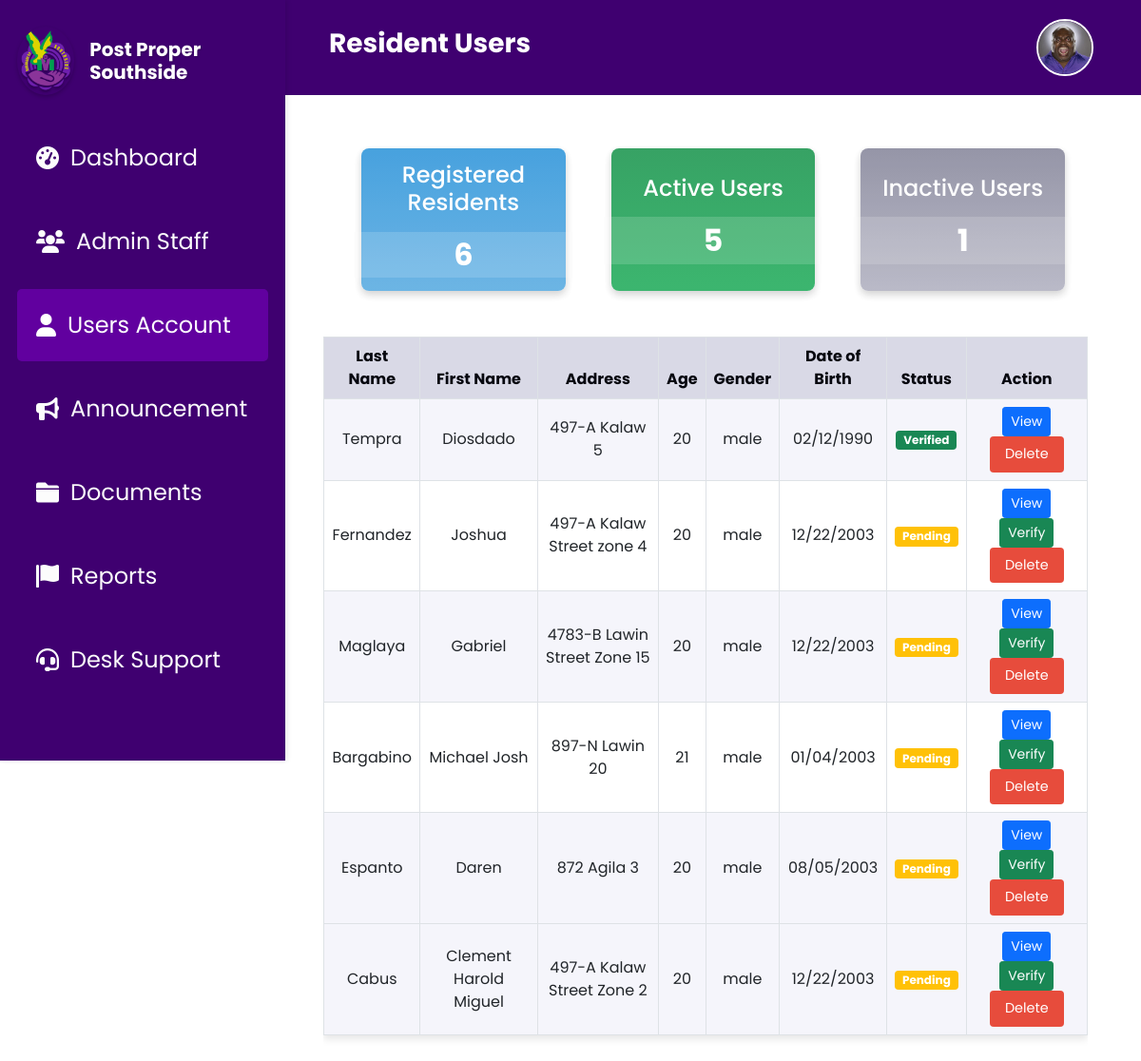
Page /users.php (signed in) on the earlier database version.
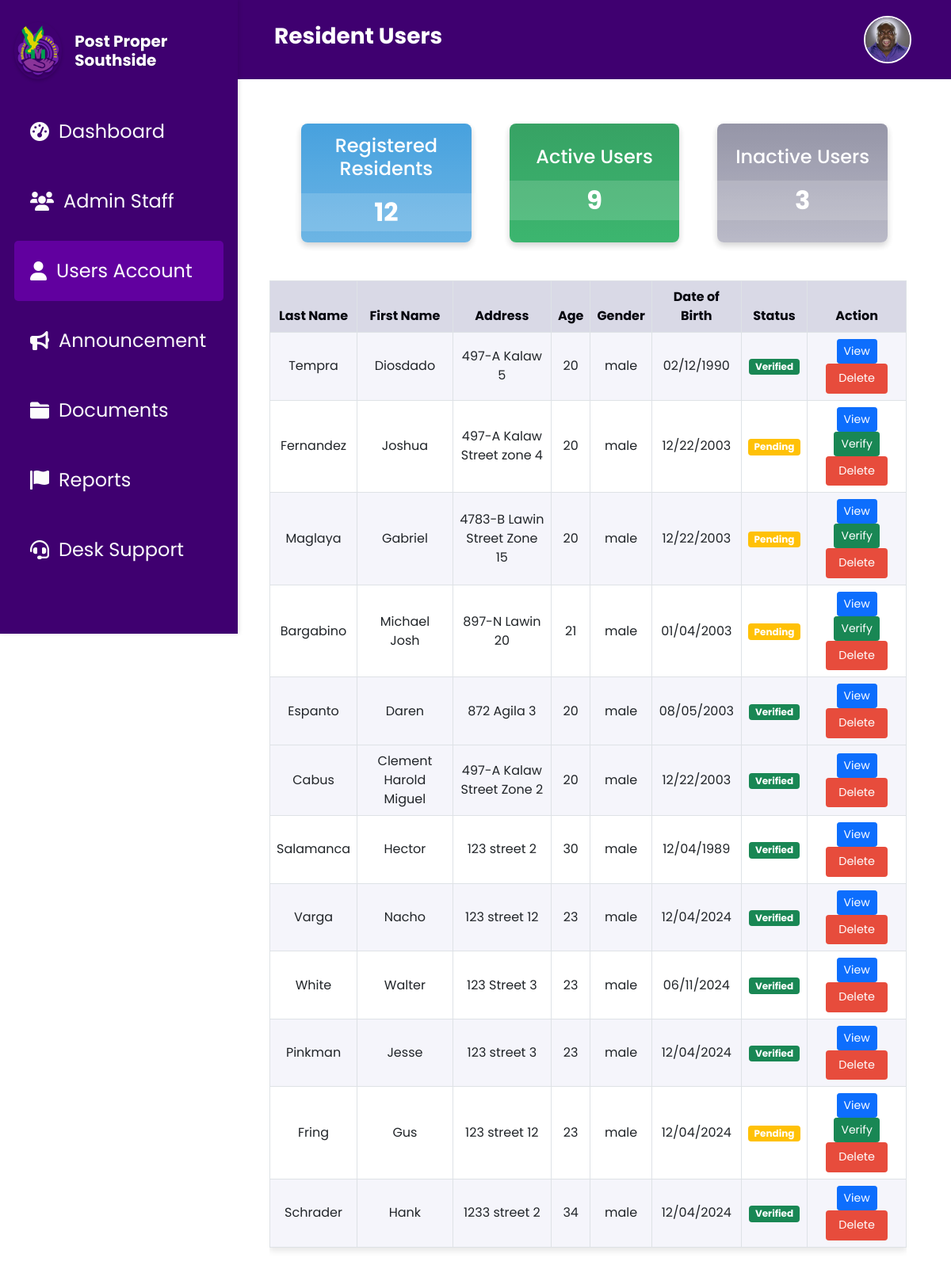
Same page on the later database version.
### tables this page shows
CREATE TABLE `user_accounts` (
  `id` int(11) NOT NULL,
  `firstName` varchar(50) NOT NULL,
  `lastName` varchar(50) NOT NULL,
  `username` varchar(50) NOT NULL,
  `age` int(11) DEFAULT NULL,
  `gender` enum('male','female') NOT NULL,
  `adrHouseNo` varchar(10) DEFAULT NULL,
  `adrZone` varchar(20) DEFAULT NULL,
  `adrStreet` varchar(100) DEFAULT NULL,
  `birthday` varchar(255) DEFAULT NULL,
  `password` varchar(255) NOT NULL,
  `user_profile_picture` longtext NOT NULL,
  `last_active` timestamp NULL DEFAULT NULL,
  `full_name` varchar(255) GENERATED ALWAYS AS (concat(`firstName`,' ',`lastName`)) STORED,
  `status` enum('pending','verified','rejected') NOT NULL DEFAULT 'pending',
  `user_valid_id` longtext DEFAULT NULL,
  `user_valid_id_back` longtext DEFAULT NULL
);

### users.php (the view, shortened to what this page needs)
<?php
include 'db.php';
$inactiveThreshold = date('Y-m-d H:i:s', strtotime('-30 days'));
try {
    $sql = "SELECT id, firstName, lastName, age, gender, adrHouseNo, adrZone, adrStreet, birthday, status FROM user_accounts";
    $stmt = $conn->prepare($sql);
    $stmt->execute();
    $users = $stmt->fetchAll(PDO::FETCH_ASSOC);
    $registeredResidentsQuery = "SELECT COUNT(*) AS count FROM user_accounts";
    $registeredResidentsResult = $conn->query($registeredResidentsQuery)->fetch(PDO::FETCH_ASSOC);
    $registeredResidentsCount = $registeredResidentsResult['count'];
    $activeUsersQuery = "SELECT COUNT(*) AS count FROM user_accounts
                        WHERE last_active >= :threshold";
    $stmt = $conn->prepare($activeUsersQuery);
    $stmt->bindParam(':threshold', $inactiveThreshold);
    $stmt->execute();
    $activeUsersResult = $stmt->fetch(PDO::FETCH_ASSOC);
    $activeUsersCount = $activeUsersResult['count'];
    $inactiveUsersCount = $registeredResidentsCount - $activeUsersCount;
} catch (PDOException $e) {
    echo "Error: " . $e->getMessage();
    exit;
}
?>
<!DOCTYPE html>
<html lang="en">
<head>
    <link rel="stylesheet" href="css/users.css">
    <link rel="stylesheet" href="https://cdn.jsdelivr.net/npm/bootstrap@5.0.2/dist/css/bootstrap.min.css">
</head>
<body>
<?php
    $pageTitle = "Resident Users";
    include 'header.php';
    include 'sidebar.php';
?>
<div class="main-content">
    <div class="container mt-4 px-4">
        <div class="row justify-content-center mb-5" style="max-width: 100vw; margin: 0 auto;">
            <div class="col-md-4 px-4">
                <div class="stat-box total-resident text-center py-3">
                    <h4>Registered Residents</h4>
                    <div class="stat-number"><?php echo $registeredResidentsCount; ?></div>
                </div>
            </div>
            <div class="col-md-4 px-4">
                <div class="stat-box active-user text-center py-3">
                    <h4>Active Users</h4>
                    <div class="stat-number"><?php echo $activeUsersCount; ?></div>
                </div>
            </div>
            <div class="col-md-4 px-4">
                <div class="stat-box inactive-user text-center py-3">
                    <h4>Inactive Users</h4>
                    <div class="stat-number"><?php echo $inactiveUsersCount; ?></div>
                </div>
            </div>
        </div>
        <div class="table-responsive" style="max-width: 100vw; margin-left: -1rem;">
            <table class="table table-bordered text-center align-middle">
                <thead>
                    <tr>
                        <th>Last Name</th>
                        <th>First Name</th>
                        <th>Address</th>
                        <th>Age</th>
                        <th>Gender</th>
                        <th>Date of Birth</th>
                        <th>Status</th>
                        <th>Action</th>
                    </tr>
                </thead>
                <tbody>
                    <?php foreach ($users as $user): ?>
                    <tr style="background-color: <?php echo ($user['id'] % 2 == 0) ? '#F5F5FB' : '#FFFFFF'; ?>;">
                        <td><?php echo htmlspecialchars($user['lastName']); ?></td>
                        <td><?php echo htmlspecialchars($user['firstName']); ?></td>
                        <td>
                            <?php
                                echo htmlspecialchars($user['adrHouseNo']) . " " .
                                    htmlspecialchars($user['adrStreet']) . " " .
                                    htmlspecialchars($user['adrZone']);
                            ?>
                        </td>
                        <td><?php echo htmlspecialchars($user['age']); ?></td>
                        <td><?php echo htmlspecialchars($user['gender']); ?></td>
                        <td><?php echo date('m/d/Y', strtotime($user['birthday'])); ?></td>
                        <td>
                            <span class="badge <?php
                                $statusClass = '';
                                if ($user['status'] === 'verified') {
                                    $statusClass = 'bg-success';
                                } elseif ($user['status'] === 'rejected') {
                                    $statusClass = 'bg-danger';
                                } else {
                                    $statusClass = 'bg-warning';
                                }
                                echo $statusClass;
                            ?>">
                                <?php echo ucfirst($user['status'] ?? 'pending'); ?>
                            </span>
                        </td>
                        <td>
                            <a href="view_user.php?id=<?php echo $user['id']; ?>" class="btn btn-primary btn-sm">View</a>
                            <?php if(!isset($user['status']) || $user['status'] === 'pending'): ?>
                                <a href="verify_user.php?id=<?php echo $user['id']; ?>" class="btn btn-success btn-sm">Verify</a>
                            <?php endif; ?>
                            <button class="btn btn-danger btn-sm" onclick="confirmDelete(<?php echo $user['id']; ?>)">Delete</button>
                        </td>
                    </tr>
                    <?php endforeach; ?>
                </tbody>
            </table>
        </div>
    </div>
</div>
</body>
</html>

### header.php (shortened to what this page needs)
<!DOCTYPE html>
<html lang="en">
<head>
    <link rel="stylesheet" href="css/header.css">
    <link href="https://cdn.jsdelivr.net/npm/bootstrap@5.0.2/dist/css/bootstrap.min.css" rel="stylesheet">
</head>
<body>
<?php
require 'db.php';
$pageTitle = isset($pageTitle) ? $pageTitle : "Default Title";
if (isset($_SESSION['loggedin']) && $_SESSION['loggedin'] === true && isset($_SESSION['admin_id'])) {
    $adminId = $_SESSION['admin_id'];
    $profileLink = "admin_profile.php";
    try {
        $sql = "SELECT profile_picture FROM admin_accounts WHERE id = ?";
        $stmt = $conn->prepare($sql);
        $stmt->execute([$adminId]);
        $admin = $stmt->fetch(PDO::FETCH_ASSOC);
        $profilePicture = !empty($admin['profile_picture']) ? $admin['profile_picture'] : 'assets/profile.jpg';
    } catch (PDOException $e) {
        echo "Error fetching profile picture: " . $e->getMessage();
        $profilePicture = 'assets/profile.jpg';
    }
} else {
    $profileLink = "splash.php";
    $profilePicture = 'assets/profile.jpg';
}
?>
<div class="header-container">
    <h1 class="page-title"><?php echo $pageTitle; ?></h1>
    <div class="account">
        <a href="<?php echo $profileLink; ?>" class="account-link">
            <img src="<?php echo $profilePicture; ?>" alt="Admin Profile" class="img-fluid rounded-circle account-icon">
        </a>
    </div>
</div>
</body>
</html>

### sidebar.php (shortened to what this page needs)
<!DOCTYPE html>
<html lang="en">
<head>
    <link rel="stylesheet" href="css/Sidebar.css">
    <link rel="stylesheet" href="https://cdnjs.cloudflare.com/ajax/libs/font-awesome/6.0.0-beta3/css/all.min.css">
</head>
<body>
<div class="sidebar">
    <div class="logo-section">
        <img src="assets/Southside.png" alt="Logo" class="logo" onclick="redirectToDashboard()">
        <h3 class="sidebar-title" onclick="redirectToDashboard()">Post Proper Southside</h3>
    </div>
    <?php
    $current_page = basename($_SERVER['PHP_SELF']);
    ?>
    <a href="dashboard.php" class="sidebar-link <?= $current_page == 'dashboard.php' ? 'active' : '' ?>">
        <i class="fas fa-tachometer-alt"></i> Dashboard
    </a>
    <a href="admin_staff.php" class="sidebar-link <?= $current_page == 'admin_staff.php' ? 'active' : '' ?>">
        <i class="fas fa-users"></i> Admin Staff
    </a>
    <a href="users.php" class="sidebar-link <?= $current_page == 'users.php' ? 'active' : '' ?>">
        <i class="fa-solid fa-user"></i> Users Account
    </a>
    <a href="announcement.php" class="sidebar-link <?= $current_page == 'announcement.php' ? 'active' : '' ?>">
        <i class="fas fa-bullhorn"></i> Announcement
    </a>
    <a href="documents.php" class="sidebar-link <?= $current_page == 'documents.php' ? 'active' : '' ?>">
        <i class="fas fa-folder"></i>Documents
    </a>
    <a href="reports.php" class="sidebar-link <?= $current_page == 'reports.php' ? 'active' : '' ?>">
        <i class="fas fa-flag"></i> Reports
    </a>
    <a href="desk_support.php" class="sidebar-link <?= $current_page == 'desk_support.php' ? 'active' : '' ?>">
        <i class="fas fa-headset"></i> Desk Support
    </a>
</div>
</body>
</html>

### css/Users.css (style rules this page uses)
:root { --text-dark: #06070f; --text-light: #f0f0fa; --main-color: #61009f; --header-color: #3f0070; --button-default: #8a43c5; --button-hover: #b52aff; --focus-textfield: #9b4dff; --box-shadow: 2px 2px 3px rgba(0, 0, 0, 0.3); --container-blue: linear-gradient(180deg, #3498db, #5dade2); --container-yellow: linear-gradient(180deg, #d68910, #f5b041); --container-red: linear-gradient(180deg, #a93226, #e74c3c); --container-green: linear-gradient(180deg, #229954, #27ae60); }
body { font-family: "Poppins", sans-serif; background-color: var(--text-light); }
.main-content { padding: 2rem; margin-left: 18vw; flex: 1; }
.stat-box { color: #ffffff; flex: 1; max-width: 20rem; height: 9.375rem; border-radius: 0.5rem; opacity: 0.9; display: flex; flex-direction: column; align-items: center; justify-content: center; box-shadow: 0 4px 8px rgba(0, 0, 0, 0.2); transition: transform 0.2s ease; }
.stat-box h4 { font-family: "Poppins", sans-serif; font-size: 1.5rem; font-weight: 500; margin-bottom: 0.5rem; }
.stat-number { font-family: "Poppins", sans-serif; font-size: 2rem; font-weight: 700; width: 15.625rem; height: 3.125rem; background: rgba(255, 255, 255, 0.1); display: inline-flex; align-items: center; justify-content: center; border-radius: 0.5rem; margin-top: 0.5rem; background-color: rgba(255, 255, 255, 0.15); }
.table-responsive { font-family: "Poppins", sans-serif; display: flex; justify-content: center; padding-left: 0; padding-right: 0; }
.table { width: 100%; border: 1px solid #dcdcdc; overflow: hidden; box-shadow: 0 4px 8px rgba(0, 0, 0, 0.1); }
.table thead th { font-weight: 700; color: var(--text-dark); background-color: #d9d9e6; }
.table tbody tr:nth-child(odd) { background-color: #ffffff; }
.table tbody tr:nth-child(even) { background-color: #f5f5fb; }
.table tbody tr td button.btn-danger { padding: 0.5rem 1rem; font-size: 0.9rem; border-radius: 4px; background-color: #e74c3c; color: white; transition: background-color 0.2s ease; border: none; }
.total-resident { background: var(--container-blue); }
.active-user { background: var(--container-green); }
.inactive-user { background: linear-gradient(180deg, #8a8a9e, #b3b3c2); }

### css/header.css (style rules this page uses)
* { margin: 0; padding: 0; box-sizing: border-box; }
.header-container { background-color: #3f0070; padding: 20px 50px; margin-left: 18.5rem; text-align: left; position: relative; display: flex; justify-content: space-between; align-items: center; width: auto; }
.page-title { font-size: 28px; color: #ffffff; font-weight: bold; font-family: "Poppins", sans-serif; }
.account { display: flex; align-items: center; }
.account-link { display: inline-block; }
.account-icon { width: 3.75rem; height: auto; border-radius: 50%; aspect-ratio: 1 / 1; object-fit: cover; border: 0.125rem solid #ffffff; transition: transform 0.3s ease; }

### css/Sidebar.css (style rules this page uses)
.sidebar { background-color: #3f0070; width: 18.75rem; height: 100vh; padding: 2vh 1.5vw; position: fixed; top: 0; left: 0; box-shadow: 2px 0 5px rgba(0, 0, 0, 0.1); font-family: "Poppins", sans-serif; overflow-y: auto; transition: width 0.3s ease; z-index: 1000; }
.sidebar-title { font-size: 1.25rem; font-weight: 700; color: white; text-align: left; font-family: "Poppins", sans-serif; margin: 0; padding: 1.5rem 0; text-shadow: 1px 1px 2px rgba(0, 0, 0, 0.2); }
.logo-section { display: flex; align-items: center; margin-bottom: 1rem; border-radius: 0.5rem; }
.logo { width: 4.5rem; height: 4.5rem; margin-right: 1rem; border-radius: 50%; box-shadow: 0 2px 4px rgba(0, 0, 0, 0.2); object-fit: cover; }
h3 { font-size: 1rem; font-family: "Poppins", sans-serif; color: white; text-align: center; margin: 0; padding: 10px 0; text-shadow: 1px 1px 2px rgba(0, 0, 0, 0.2); }
.sidebar-link { display: flex; align-items: center; padding: 1.25rem; margin: 0.75rem 0; color: #fcfcfc; text-decoration: none; border-radius: 5px; background-color: transparent; transition: background-color 0.3s ease, color 0.3s ease; cursor: pointer; font-size: 1.5rem; font-family: "Poppins", sans-serif; white-space: nowrap; }
.sidebar-link i { margin-right: 0.75rem; }
.sidebar-link.active { background-color: #61009f !important; color: #ffffff !important; }
.main-content { margin-left: 18.75rem; }

Differences in the rows shown:
changed user_accounts "Espanto": status "Pending" → "Verified"; no longer shows "Verify"
changed user_accounts "Cabus": status "Pending" → "Verified"; no longer shows "Verify"
added user_accounts: lastName "Salamanca", firstName "Hector", adrHouseNo "123", adrStreet "street", adrZone "2", age "30", gender "male", birthday "12/04/1989", status "Verified"
added user_accounts: lastName "Varga", firstName "Nacho", adrHouseNo "123", adrStreet "street", adrZone "12", age "23", gender "male", birthday "12/04/2024", status "Verified"
added user_accounts: lastName "White", firstName "Walter", adrHouseNo "123", adrStreet "Street", adrZone "3", age "23", gender "male", birthday "06/11/2024", status "Verified"
added user_accounts: lastName "Pinkman", firstName "Jesse", adrHouseNo "123", adrStreet "street", adrZone "3", age "23", gender "male", birthday "12/04/2024", status "Verified"
added user_accounts: lastName "Fring", firstName "Gus", adrHouseNo "123", adrStreet "street", adrZone "12", age "23", gender "male", birthday "12/04/2024", status "Pending"
added user_accounts: lastName "Schrader", firstName "Hank", adrHouseNo "1233", adrStreet "street", adrZone "2", age "34", gender "male", birthday "12/04/2024", status "Verified"
Other differences:
$registeredResidentsCount: "6" → "12"
$activeUsersCount: "5" → "9"
$inactiveUsersCount: "1" → "3"
